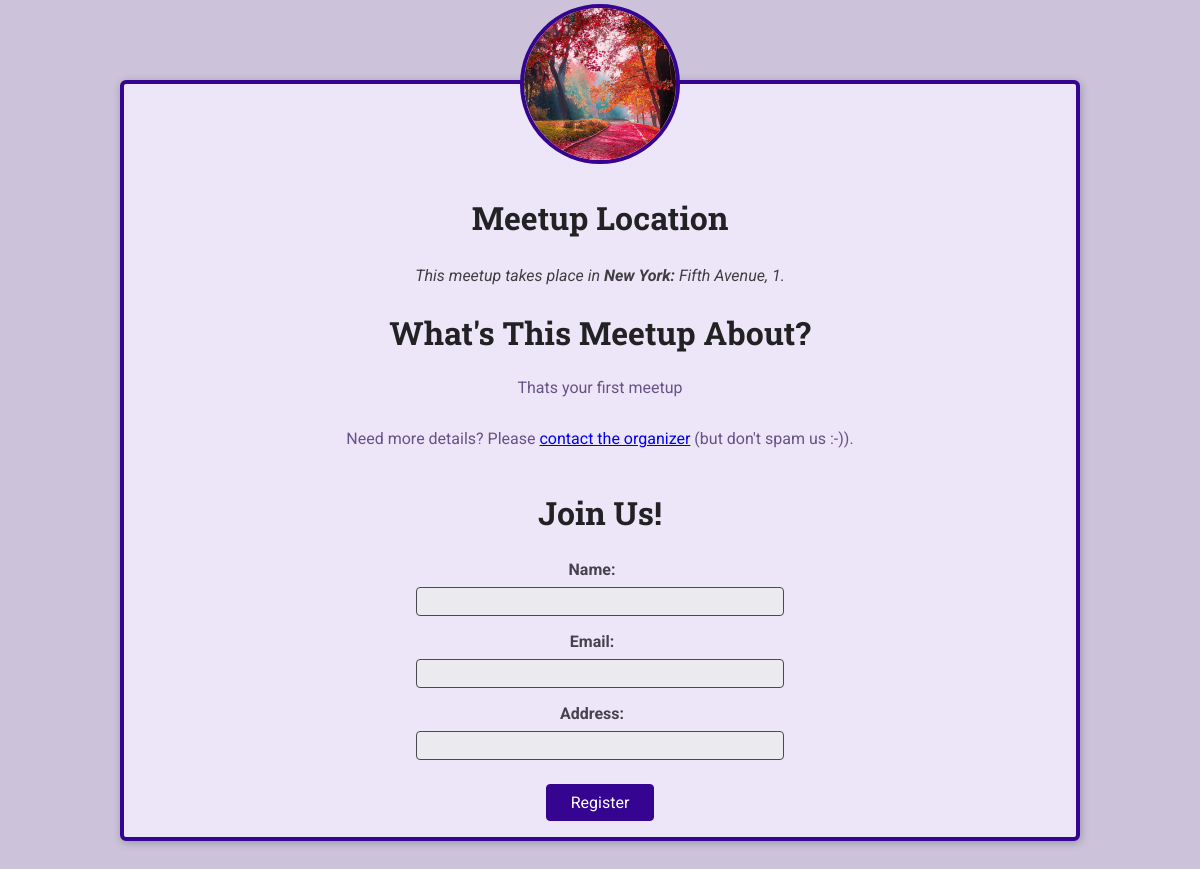
Before: /meetups/first-meetup with the older database file.
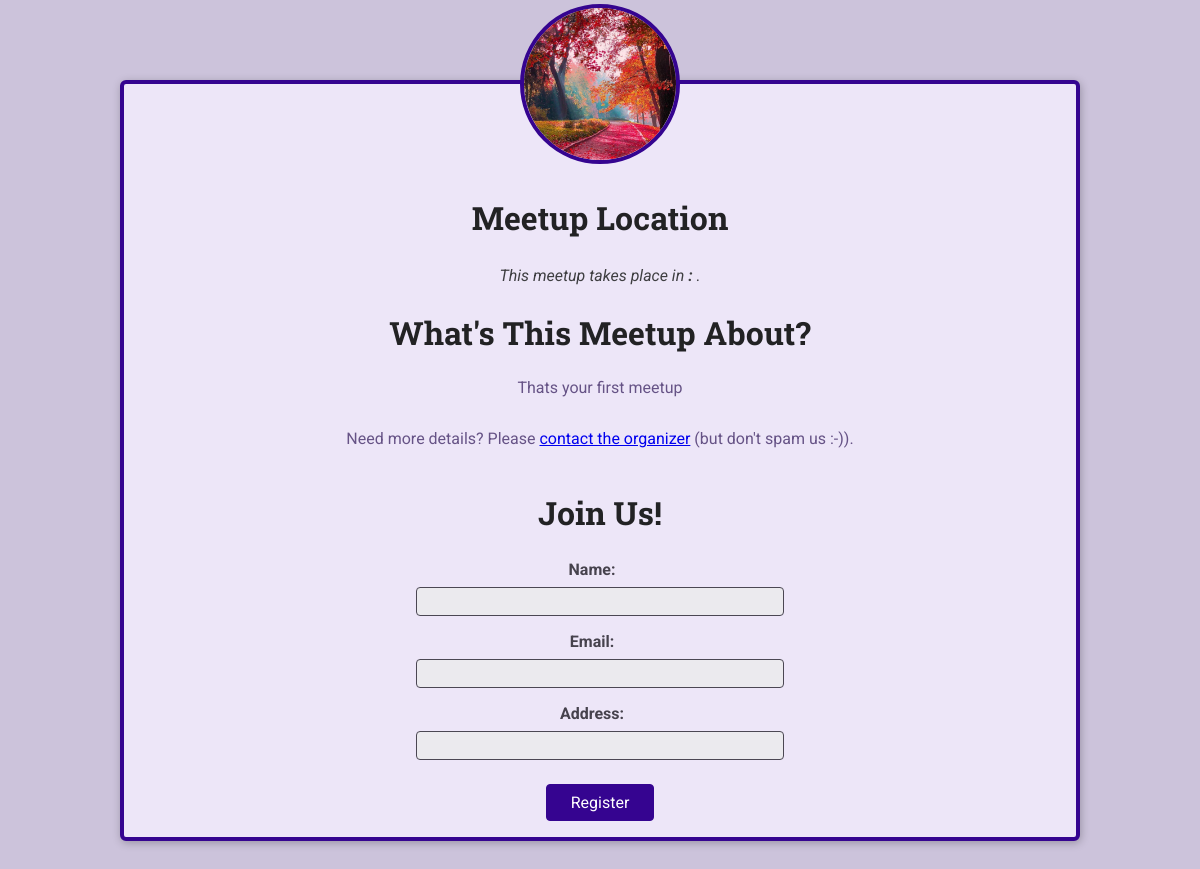
After: the same page with the newer database file.
### meetups/models.py (models this page shows, shortened)
class Meetup(models.Model):
    title = models.CharField(max_length=200)
    slug = models.SlugField(unique=True)
    organizer_email = models.EmailField()
    date = models.DateField()
    description = models.TextField()
    image = models.ImageField(upload_to='images')
    location = models.ForeignKey(Location, null=True, on_delete=models.SET_NULL)
    participants = models.ManyToManyField(Participant, blank=True, null=True)

class Location(models.Model):
    name = models.CharField(max_length=200)
    address = models.CharField(max_length=300)

### meetups/views.py (the view, shortened to what this page needs)
# urls.py: path("<slug:meetup_slug>", views.meetup_details, name="meetup-detail"),
def meetup_details(request, meetup_slug):
    try:
        selected_meetup = Meetup.objects.get(slug=meetup_slug)
        if request.method == 'GET':
            registration_form = RegistrationForm()
        return render(request, 'meetups/meetup-details.html', {
            'meetup_found': True,
            'meetup': selected_meetup,
            'form': registration_form
            })
    except Exception as exc:
        return render(request, 'meetups/meetup-details.html', {
            'meetup_found': False
            })

### meetups/forms.py
class RegistrationForm(forms.ModelForm):
    class Meta:
        model = Participant
        fields = ['name', 'email', 'address']

### meetups/templates/meetups/meetup-details.html (shortened to what this page needs)
{% load static %}
<!DOCTYPE html>
<html lang="en">
<head>
    <link rel="stylesheet" href="{% static 'meetups/styles/base.css' %}">
    <link rel="stylesheet" href="{% static 'meetups/styles/meetup-detail.css' %}">
</head>
{% if meetup_found %}
<body>
    <main>
        <article>
            <img id="main-image" src="{{meetup.image.url}}" alt="{{meetup.title}}">
            <section id="location">
                <h2>Meetup Location</h2>
                <address>This meetup takes place in <span>{{meetup.location.name}}:</span> {{meetup.location.address}}.</address>
            </section>
            <section id="details">
                <h2>What's This Meetup About?</h2>
                <p>{{ meetup.description }}</p>
                <p>Need more details? Please <a href="mailto:{{ meetup.organizer_email }}">contact the organizer</a> (but don't spam us :-)).</p>
            </section>
            <section id="registration">
                <h2>Join Us!</h2>
                <form action="{% url 'meetup-detail' meetup.slug %}" method="POST">
                    {{ form.as_p }}
                    <div id="registration-actions">
                        <button>Register</button>
                    </div>
                </form>
            </section>
        </article>
    </main>
</body>
</html>
{% else %}
No meetup found for this slug.
{% endif %}

Changed rows visible on the page:
changed Meetup "Thats your first meetup": location.name "New York" → (not shown); location.address "Fifth Avenue, 1" → (not shown)
